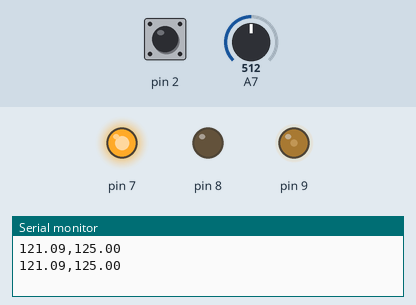
A sketch run on a simulated Arduino Nano, built with avr-gcc and run on an emulated ATmega328P. Shown: output pins drawn as LEDs (lit = HIGH), the last lines printed to the serial monitor. Inputs (shaded band) come from the test bench; at power-on: A7 = 512, pin 2 HIGH.

Above: at 2.2 s.
2.3 s: A7 set to 716
3.8 s: A7 set to 511
At 4.06 s:
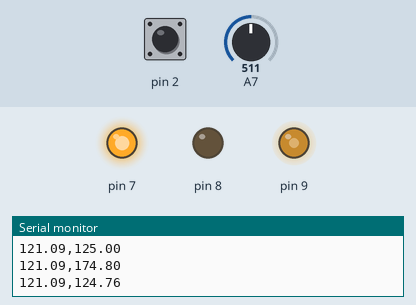
6.8 s: pin 2 pulled LOW for 3.2 s
At 6.86 s:
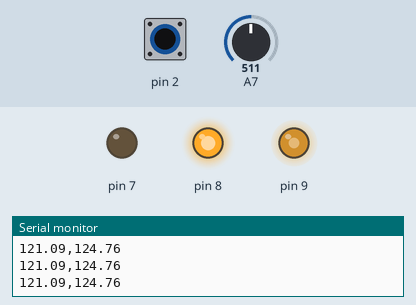
11.5 s: pin 2 pulled LOW for 0.15 s
At 11.82 s:
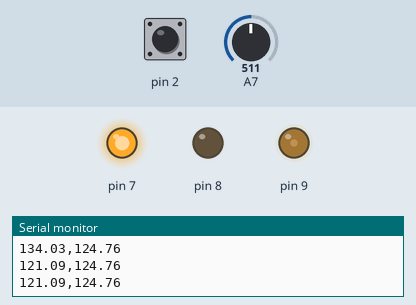
14.5 s: pin 2 pulled LOW for 1 s
At 14.69 s:
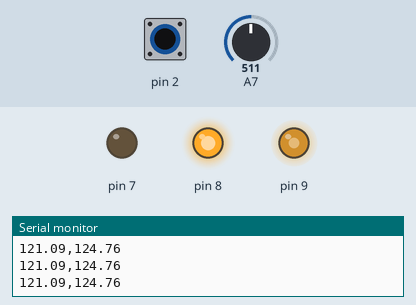
17.5 s: pin 2 pulled LOW for 0.15 s
At 17.82 s:
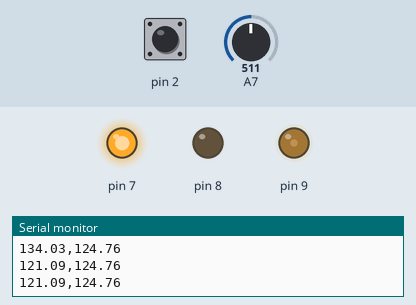
Timing chart, 0 to 21.5 s (numbered marks = the images above; inputs shaded):
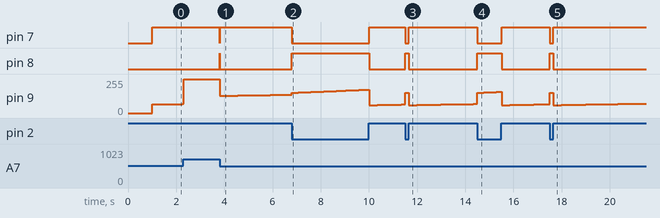

Measured:
- after the input at 3.8 s, pin 7: HIGH → LOW at once, → HIGH 0.01 s later; pin 8: LOW → HIGH at once, → LOW 0.01 s later
- after the input at 6.8 s, pin 7: HIGH → LOW at once, → HIGH 3.2 s later; pin 8: LOW → HIGH at once, → LOW 3.2 s later
- after the input at 11.5 s, pin 7: HIGH → LOW at once, → HIGH 0.15 s later; pin 8: LOW → HIGH at once, → LOW 0.15 s later
- after the input at 14.5 s, pin 7: HIGH → LOW at once, → HIGH 1.0 s later; pin 8: LOW → HIGH at once, → LOW 1.0 s later
- after the input at 17.5 s, pin 7: HIGH → LOW at once, → HIGH 0.15 s later; pin 8: LOW → HIGH at once, → LOW 0.15 s later

The sketch:

prog_3_1.ino
```cpp
#include <PID_v2.h>
double aggKp = 4, aggKi = 0.2, aggKd = 1;
double consKp = 1, consKi = 0.05, consKd = 0.25;
PID_v2 myPID(consKp, consKi, consKd, PID::Direct);
unsigned long skr = 0;
int setpoin1 = 496;  //121 C
int setpoin2 = 549;  //134 C
int setpoin = 0;
int s1a = 0;
void setup() {
  Serial.begin(9600);
  analogReference(EXTERNAL);  // AREF = 2.5V
  pinMode(2, INPUT_PULLUP);
  pinMode(7, OUTPUT);
  pinMode(8, OUTPUT);
  pinMode(9, OUTPUT);
  myPID.SetOutputLimits(-255, 255);
  myPID.SetSampleTime(10);
  delay(1000);
}
void loop() {
  int s1 = !digitalRead(2);
  if (s1 != s1a || setpoin == 0) {
    if (s1) setpoin = setpoin2;
    else setpoin = setpoin1;
    myPID.Start(analogRead(A7), 0, setpoin);
  }
  s1a = s1;
  double sensor = analogRead(A7);
  double gap = abs(myPID.GetSetpoint() - sensor);
  if (gap < 10) {
    myPID.SetTunings(consKp, consKi, consKd);
  } else {
    myPID.SetTunings(aggKp, aggKi, aggKd);
  }
  double output = myPID.Run(sensor);
  analogWrite(9, abs(output));
  if (output > 0) {
    digitalWrite(7, LOW);
    digitalWrite(8, HIGH);
  }
  if (output < 0) {
    digitalWrite(8, LOW);
    digitalWrite(7, HIGH);
  }
  if (millis() - skr > 1000) {
    Serial.print(setpoin * 0.244141);
    Serial.print(',');
    Serial.println(sensor * 0.244141);
    skr = millis();
  }
}
```
